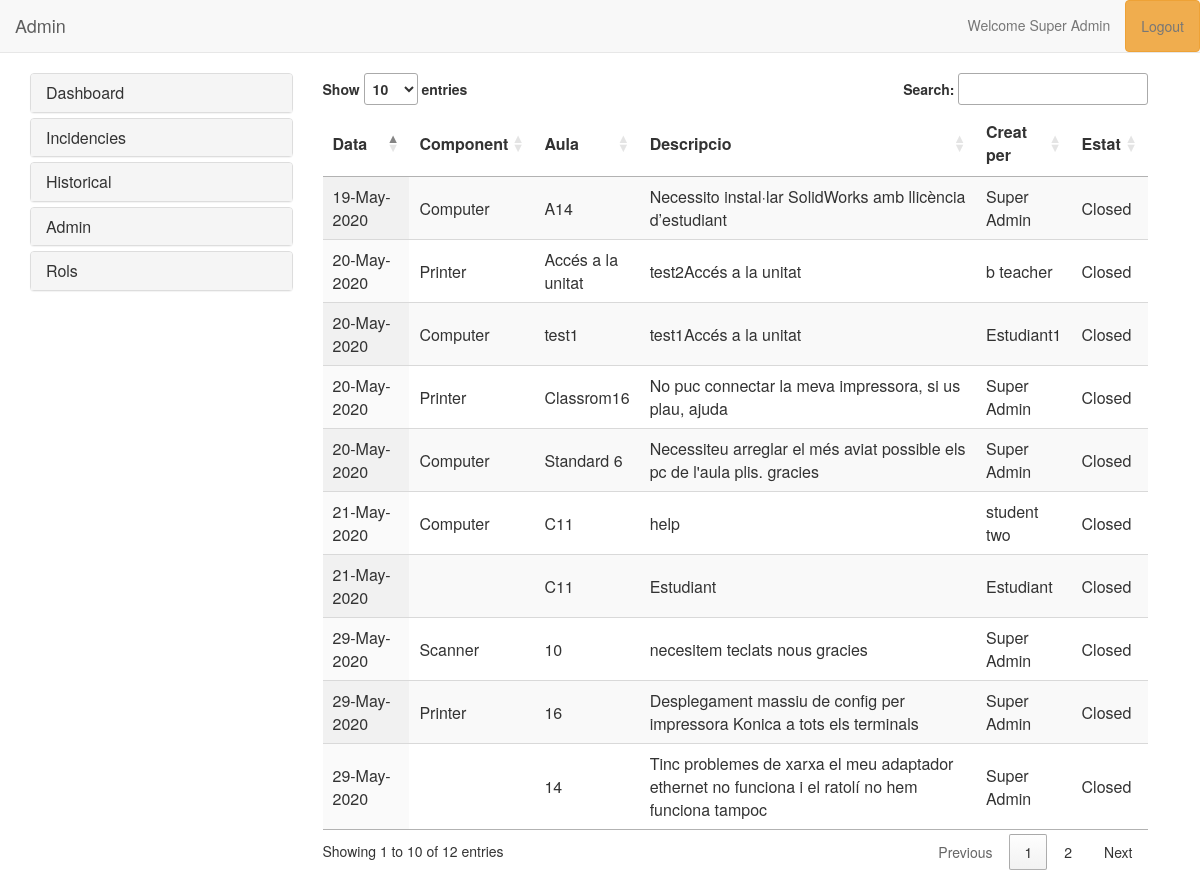
Screenshot of /Ticketing/historic.php (signed in) with the database file from the repository.
### tables this page shows
CREATE TABLE `tbl_incident` (
  `id` int(11) NOT NULL,
  `date` timestamp NOT NULL DEFAULT current_timestamp(),
  `component` varchar(50) NOT NULL,
  `aula` varchar(20) NOT NULL,
  `description` varchar(1000) NOT NULL,
  `type` varchar(100) NOT NULL,
  `status` varchar(20) NOT NULL DEFAULT 'Pending',
  `createdby` varchar(100) NOT NULL,
  `role` varchar(100) NOT NULL
);

### Ticketing/historic.php (the view)
<?php
    include "header.php";
?>
        <div class="container">
            <div class="col col-md-9">
                <table id="example" class="display" style="width:100%">
                    <thead>
                        <tr>
                            <th>Data</th>
                            <th>Component</th>
                            <th>Aula</th>
                            <th>Descripcio</th>
                            <th>Creat per </th>
                            <th>Estat</th>
                        </tr>
                    </thead>
                    <tbody>
                        <?php
                            $sql = mysqli_query($con, "SELECT `id`, `date`, `component`, `aula`, `description`, `status`, `createdby` FROM `tbl_incident` WHERE  status='Closed'
                            ORDER BY date DESC");
                            while($data = mysqli_fetch_assoc($sql)){
                        ?>
                        <tr>
                            <td><?php echo date("d-M-Y", strtotime($data["date"])) ?></td>
                            <td><?php echo $data["component"] ?></td>
                            <td><?php echo $data["aula"] ?></td>
                            <td><?php echo $data["description"] ?></td>
                            <td><?php echo $data["createdby"] ?></td>
                            <td><?php echo $data["status"] ?></td>
                        </tr>
                        <?php
                            }
                        ?>
                    </tbody>
                </table>
            </div>
        </div>
    </div>
    </body>
</html>

### rows the page displays
tbl_incident: date "29-May-2020", component "Scanner", aula "10", description "necesitem teclats nous gracies", createdby "Super Admin", status "Closed"
tbl_incident: date "29-May-2020", component "Printer", aula "16", description "Desplegament massiu de config per impressora Konica a tots els terminals", createdby "Super Admin", status "Closed"
tbl_incident: date "29-May-2020", aula "14", description "Tinc problemes de xarxa el meu adaptador ethernet no funciona i el ratolí no hem funciona tampoc", createdby "Super Admin", status "Closed"
tbl_incident: date "21-May-2020", component "Computer", aula "C11", description "help", createdby "student two", status "Closed"
tbl_incident: date "21-May-2020", aula "C11", description "Estudiant", createdby "Estudiant", status "Closed"
tbl_incident: date "20-May-2020", component "Printer", aula "Accés a la unitat", description "test2Accés a la unitat", createdby "b teacher", status "Closed"
tbl_incident: date "20-May-2020", component "Computer", aula "test1", description "test1Accés a la unitat", createdby "Estudiant1", status "Closed"
tbl_incident: date "20-May-2020", component "Printer", aula "Classrom16", description "No puc connectar la meva impressora, si us plau, ajuda", createdby "Super Admin", status "Closed"
tbl_incident: date "20-May-2020", component "Computer", aula "Standard 6", description "Necessiteu arreglar el més aviat possible els pc de l'aula plis. gracies", createdby "Super Admin", status "Closed"
tbl_incident: date "19-May-2020", component "Computer", aula "A14", description "Necessito instal·lar SolidWorks amb llicència d’estudiant", createdby "Super Admin", status "Closed"

### other values shown
$_SESSION["role"] "Admin"
$_SESSION["fullname"] "Super Admin"
